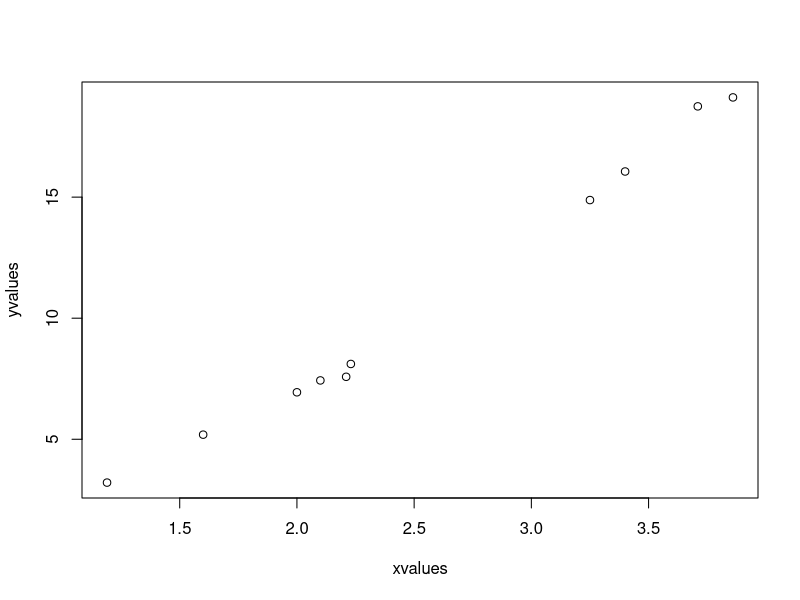
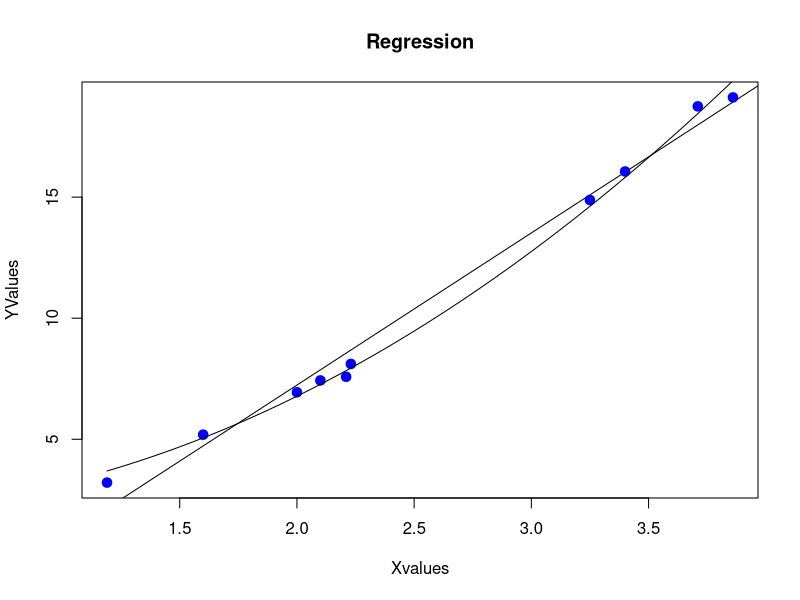
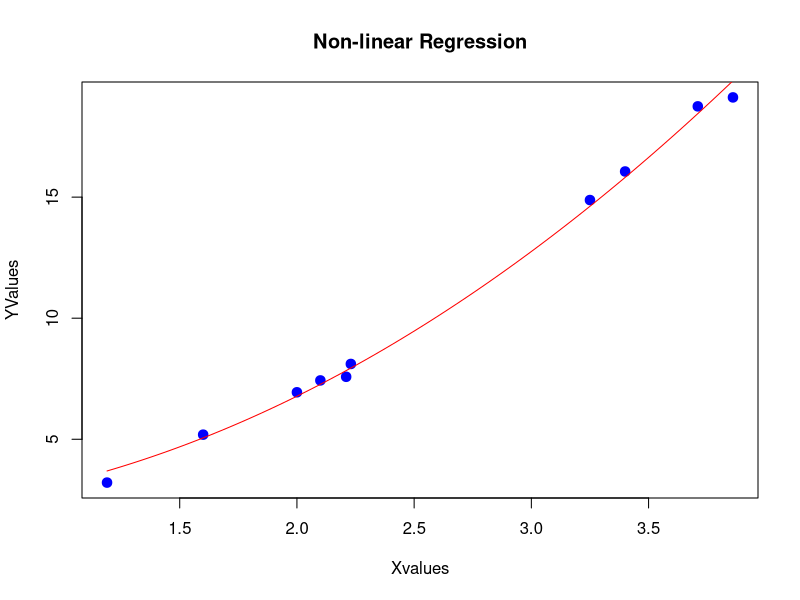

Write the R code that produced these figures, in order.
#Live Demo
xvalues <- c(1.6,2.1,2,2.23,3.71,3.25,3.4,3.86,1.19,2.21)
yvalues <- c(5.19,7.43,6.94,8.11,18.75,14.88,16.06,19.12,3.21,7.58)

# Give the chart file a name.
png(file = "nls.png")

# Plot these values.
plot(xvalues,yvalues)

#linear Regression
plot(xvalues,yvalues,col = "blue",main = "Regression",
     abline(lm(yvalues~xvalues)),cex = 1.9,pch = 20,xlab = "Xvalues",ylab = "YValues")

# Take the assumed values and fit into the model.
model <- nls(yvalues ~ b1*xvalues^2+b2,start = list(b1 = 10,b2 = 10))

# Plot the chart with new data by fitting it to a prediction from 100 data points.
new.data <- data.frame(xvalues = seq(min(xvalues),max(xvalues),len = 100))

lines(new.data$xvalues,predict(model,newdata = new.data))

# Save the file.
dev.off()

# Get the sum of the squared residuals.
print(sum(resid(model)^2))

# Get the confidence intervals on the chosen values of the coefficients.
print(confint(model))
#When we execute the above code, it produces the following result −






# Live Demo
xvalues <- c(1.6, 2.1, 2, 2.23, 3.71, 3.25, 3.4, 3.86, 1.19, 2.21)
yvalues <- c(5.19, 7.43, 6.94, 8.11, 18.75, 14.88, 16.06, 19.12, 3.21, 7.58)

# Give the chart file a name.
png(file = "nls.png")

# Plot the original data.
plot(xvalues, yvalues, col = "blue", main = "Non-linear Regression", cex = 1.9, pch = 20, xlab = "Xvalues", ylab = "YValues")

# Non-linear Regression (Quadratic Model)
model <- nls(yvalues ~ b1 * xvalues^2 + b2, start = list(b1 = 10, b2 = 10))

# Plot the fitted curve.
new.data <- data.frame(xvalues = seq(min(xvalues), max(xvalues), len = 100))
lines(new.data$xvalues, predict(model, newdata = new.data), col = "red")

# Save the file.
dev.off()

# Get the sum of the squared residuals.
print(sum(resid(model)^2))

# Get the confidence intervals on the chosen values of the coefficients.
print(confint(model))

